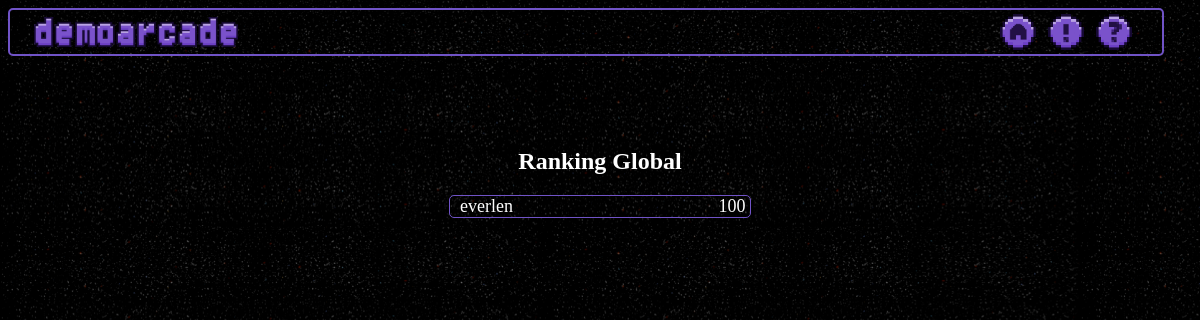
/ranking/, run on an earlier commit of the app's database.
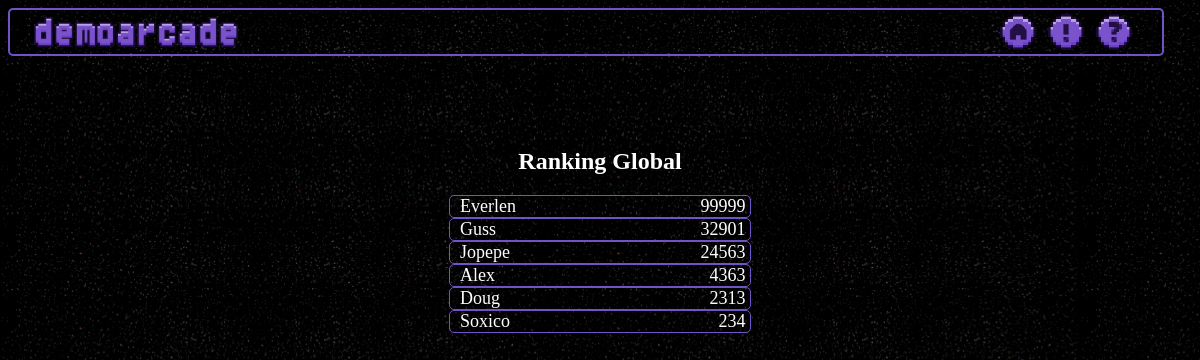
And on a later commit of the database.
### website/models.py (models this page shows, shortened)
class pontuacao(models.Model):
    player = models.ForeignKey(player, on_delete=models.CASCADE)
    pontuacao = models.IntegerField()

class player(models.Model):
    nickname = models.CharField(max_length=10)
    senha = models.CharField(max_length=20)

### website/views.py (the view)
# urls.py: path('ranking/', views_site.Mostrar_ranking),
def Mostrar_ranking (request):
    list_ranking = pontuacao.objects.filter().order_by('pontuacao').reverse()
    contexto = {
        "list_ranking": list_ranking,
    }
    print(len(list_ranking))
    return render (request, 'ranking.html', contexto)

### website/templates/ranking.html
{% extends 'base.html' %}
{% load static %}
{% block content %}
<div class = "titulo_ranking">
    <h2>Ranking Global</h2>
</div>
{% for item in list_ranking %}
    <div class="container_rank">
    <div class = "div_item_rank">
        <p class = "item_rank_esquerda"> {{ item.player.nickname }}</p>
        <p class = "item_rank_direita"> {{ item.pontuacao }} </p>
    </div>
</div>
{% endfor %}
{% endblock %}

What changed in the data, as far as the page shows it:
removed pontuacao: player.nickname "everlen", pontuacao "100"
added pontuacao: player.nickname "Everlen", pontuacao "99999"
added pontuacao: player.nickname "Guss", pontuacao "32901"
added pontuacao: player.nickname "Jopepe", pontuacao "24563"
added pontuacao: player.nickname "Alex", pontuacao "4363"
added pontuacao: player.nickname "Doug", pontuacao "2313"
added pontuacao: player.nickname "Soxico", pontuacao "234"
